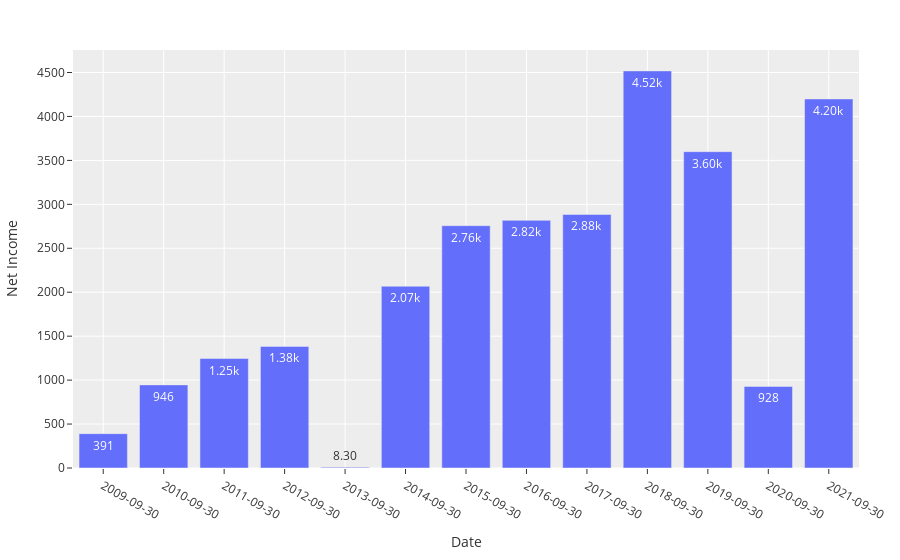

Source (notebook cell):
### Markdown cell above
### Net Income

### Code cell
fig_income = px.bar(dict_income[st]['Net Income'], y='Net Income', text_auto='.3s')
fig_income.update_xaxes(type='category')
fig_income.update_layout(template=THEME, margin = dict(t=50, b=30, l=25, r=25))
fig_income.show()

### Figure 1 — Plotly figure (JSON) as saved in the notebook; plotly's stock layout.template omitted (floating-point values rounded to 4 significant figures)
{"data": [{"alignmentgroup": "True", "hovertemplate": "Date=%{x}<br>Net Income=%{y}<extra></extra>", "legendgroup": "", "marker": {"color": "#636efa", "pattern": {"shape": ""}}, "name": "", "offsetgroup": "", "orientation": "v", "showlegend": false, "textposition": "auto", "texttemplate": "%{y:.3s}", "type": "bar", "x": ["2009-09-30", "2010-09-30", "2011-09-30", "2012-09-30", "2013-09-30", "2014-09-30", "2015-09-30", "2016-09-30", "2017-09-30", "2018-09-30", "2019-09-30", "2020-09-30", "2021-09-30"], "xaxis": "x", "y": [390.8, 945.6, 1246.0, 1384.0, 8.3, 2068.0, 2757.0, 2818.0, 2885.0, 4518.0, 3599.0, 928.3, 4199.0], "yaxis": "y"}], "layout": {"barmode": "relative", "legend": {"tracegroupgap": 0}, "margin": {"b": 30, "l": 25, "r": 25, "t": 50}, "xaxis": {"anchor": "y", "domain": [0, 1], "title": {"text": "Date"}, "type": "category"}, "yaxis": {"anchor": "x", "domain": [0, 1], "title": {"text": "Net Income"}}}}
